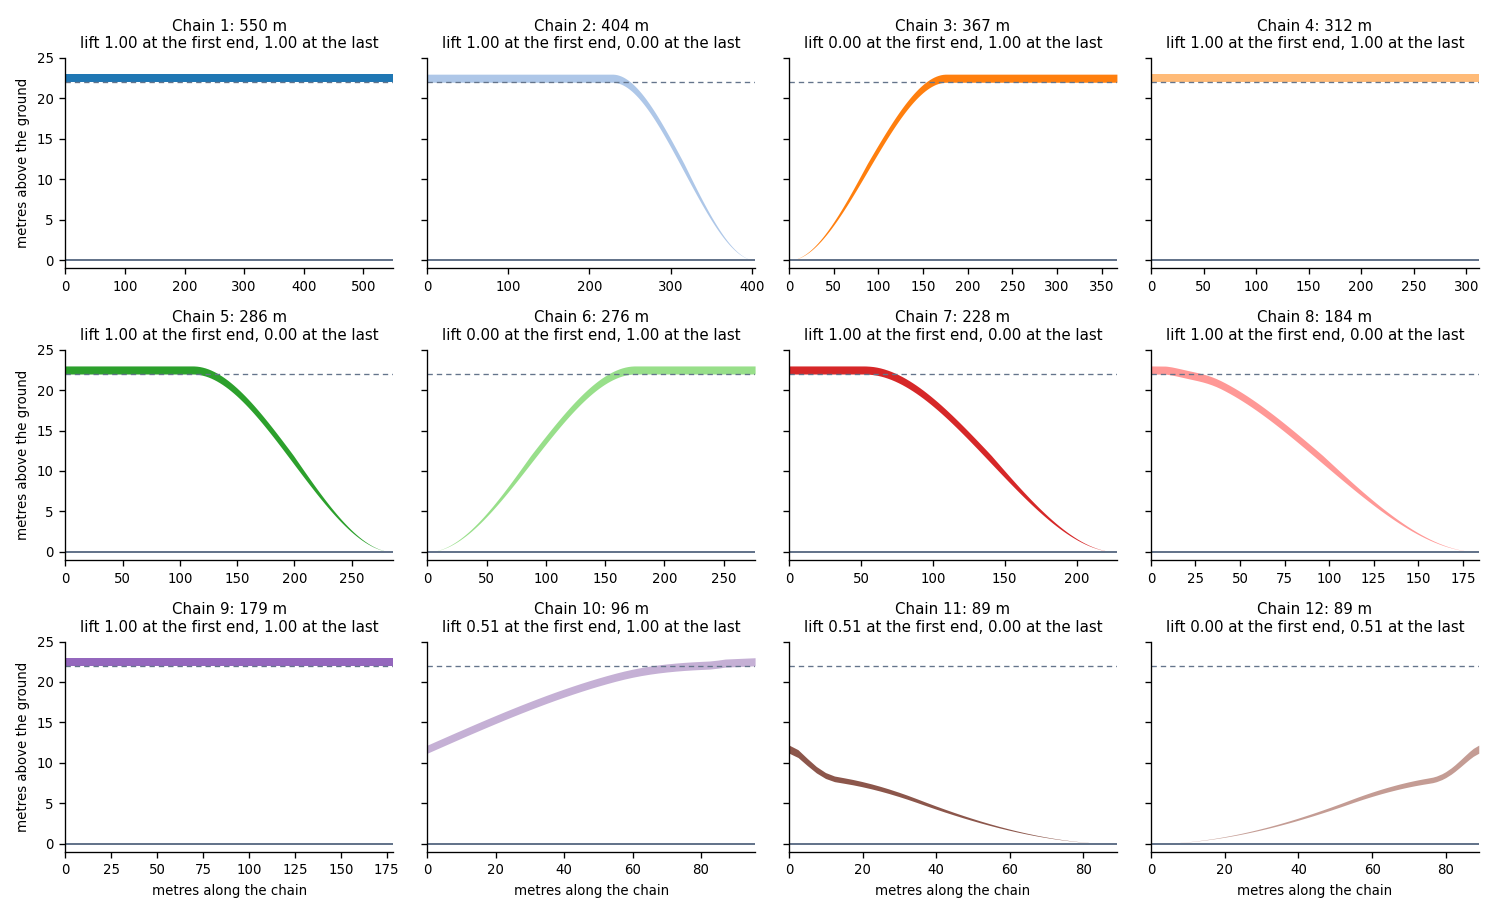

Source code (Python):
"""Makes the pictures and the table of "A real example: the Granville Bridge" (docs/guides/bridge-height.md) from granville_bridge_edges.parquet, the 41 edges of
the Granville Bridge and its ramps in Vancouver (OpenStreetMap data, ODbL, through duckOSM's `driving.edges` of vancouver_city.duckdb: the edges of the bridge group,
27 OSM ways). Run it again after a change of the height rules:

    python docs/img/bridge-height/granville.py

It writes granville_plan.png and granville.png, and prints the table. The chains are numbered here from the longest (1) to the shortest. The numbers on the
page are pinned by tests/test_render_web.py (test_the_granville_bridge_example_is_the_engines)."""
import base64
import collections
import gzip
import json
import math
import re
import warnings
from pathlib import Path

import geopandas as gpd
import matplotlib

matplotlib.use("Agg")
import matplotlib.pyplot as plt

import roadstyle as rs

HERE = Path(__file__).resolve().parent
KX = 111320 * math.cos(math.radians(49.27))        # metres of a degree of longitude at Vancouver
KY = 111320.0


def deck_pieces(edges):
    """The deck pieces (no casing slabs) of the source `decks` of the page that the engine makes from `edges`, with the compressed source opened."""
    with warnings.catch_warnings():
        warnings.simplefilter("ignore")
        html = rs.render_edges(edges, backend="web", view_3d=True).html
    style = json.JSONDecoder().raw_decode(html, html.index("const style = ") + len("const style = "))[0]
    blobs = re.search(r'<script id="rs-gz" type="application/json">(.*?)</script>', html, re.S)
    if blobs:
        for sid, blob in json.loads(blobs.group(1)).items():
            if sid in style["sources"]:
                style["sources"][sid]["data"] = json.loads(gzip.decompress(base64.b64decode(blob)))
    return [f for f in style["sources"]["decks"]["data"]["features"] if not f["properties"].get("__rs_casing_slab")]


def side(ring):
    """The side A of a piece's outline (its first half: the points along the chain), as longitude and latitude."""
    return ring[: (len(ring) - 1) // 2]


def chains_of(edges):
    """The chains of the bridge group: for each chain (numbered from the longest) its pieces in order along it (one ribbon for each place), its length in metres and
    the roads on it."""
    by = collections.defaultdict(dict)
    for f in deck_pieces(edges):
        p = f["properties"]
        by[p["__rs_chain"]].setdefault((p["__rs_s0"], p["__rs_s1"]), f)
    out = []
    for pieces in by.values():
        ordered = [f for _, f in sorted(pieces.items())]
        length = sum(math.hypot((a[0] - b[0]) * KX, (a[1] - b[1]) * KY) for f in ordered for a, b in zip(side(f["geometry"]["coordinates"][0])[1:], side(f["geometry"]["coordinates"][0]), strict=False))
        out.append({"pieces": ordered, "length": length,
                    "roads": collections.Counter(f["properties"].get("name") or "no name" for f in ordered)})
    out.sort(key=lambda c: -c["length"])
    return out


def centre_line(chain):
    """The chain's line on the map: the middle of the two sides of each piece, in order (longitude, latitude)."""
    pts = []
    for f in chain["pieces"]:
        ring = f["geometry"]["coordinates"][0]
        m = (len(ring) - 1) // 2
        a, b = ring[:m], ring[2 * m - 1: m - 1: -1]
        pts += [((x[0] + y[0]) / 2, (x[1] + y[1]) / 2) for x, y in zip(a, b, strict=False)]
    return pts


def main():
    edges = gpd.read_parquet(HERE / "granville_bridge_edges.parquet")
    chains = chains_of(edges)
    full = chains[0]["pieces"][0]["properties"]["__rs_full"]
    total = sum(c["length"] for c in chains)
    print(f"{len(chains)} chains, the group is {total:.0f} m long, H = {full:.2f} m, {sum(len(c['pieces']) for c in chains)} deck pieces")
    print("| Chain | Roads | Length | Lift at the first end | Lift at the last end | Deck pieces |\n|---|---|---|---|---|---|")
    for n, c in enumerate(chains, 1):
        p0, p1 = c["pieces"][0]["properties"], c["pieces"][-1]["properties"]
        roads = ", ".join(sorted(c["roads"]))
        print(f"| {n} | {roads} | {c['length']:.0f} m | {p0['__rs_lift0']:.2f} | {p1['__rs_lift1']:.2f} | {len(c['pieces'])} |")

    colors = plt.get_cmap("tab20").colors
    fig, ax = plt.subplots(figsize=(6.2, 6.6))
    for n, c in enumerate(chains, 1):
        line = centre_line(c)
        xs, ys = [(x + 123.13) * KX for x, _ in line], [(y - 49.27) * KY for _, y in line]
        ax.plot(xs, ys, color=colors[(n - 1) % 20], linewidth=3, solid_capstyle="round")
        k = len(xs) // 2
        ax.annotate(str(n), (xs[k], ys[k]), fontsize=10, weight="bold", ha="center", va="center", bbox={"boxstyle": "circle,pad=0.2", "fc": "white", "ec": colors[(n - 1) % 20]})
    ax.set_aspect("equal")
    ax.set_xlabel("metres east", fontsize=9)
    ax.set_ylabel("metres north", fontsize=9)
    ax.tick_params(labelsize=8)
    ax.spines[["top", "right"]].set_visible(False)
    fig.tight_layout()
    fig.savefig(HERE / "granville_plan.png", dpi=130)

    fig, axes = plt.subplots(3, 4, figsize=(12.5, 7.6), sharey=True)
    for n, (ax, c) in enumerate(zip(axes.flat, chains, strict=False), 1):
        xs, under, top = [], [], []
        length = c["length"]
        for f in c["pieces"]:
            p = f["properties"]
            for s, lift in ((p["__rs_s0"], p["__rs_lift0"]), (p["__rs_s1"], p["__rs_lift1"])):
                xs.append(s * length)
                under.append(full * lift)
                top.append(full * lift + p["__rs_thick"] * min(1.0, 2.0 * lift))
        ax.fill_between(xs, under, top, color=colors[(n - 1) % 20], linewidth=0)
        ax.axhline(0, color="#64748b", linewidth=1.2)
        ax.axhline(full, color="#64748b", linewidth=0.8, linestyle=(0, (4, 3)))
        p0, p1 = c["pieces"][0]["properties"], c["pieces"][-1]["properties"]
        ax.set_title(f"Chain {n}: {length:.0f} m\nlift {p0['__rs_lift0']:.2f} at the first end, {p1['__rs_lift1']:.2f} at the last", fontsize=9)
        ax.set_xlim(0, length)
        ax.set_ylim(-1, 25)
        ax.spines[["top", "right"]].set_visible(False)
        ax.tick_params(labelsize=8)
        if n > 8:
            ax.set_xlabel("metres along the chain", fontsize=8)
        if n % 4 == 1:
            ax.set_ylabel("metres above the ground", fontsize=8)
    fig.tight_layout()
    fig.savefig(HERE / "granville.png", dpi=120)


if __name__ == "__main__":
    main()
